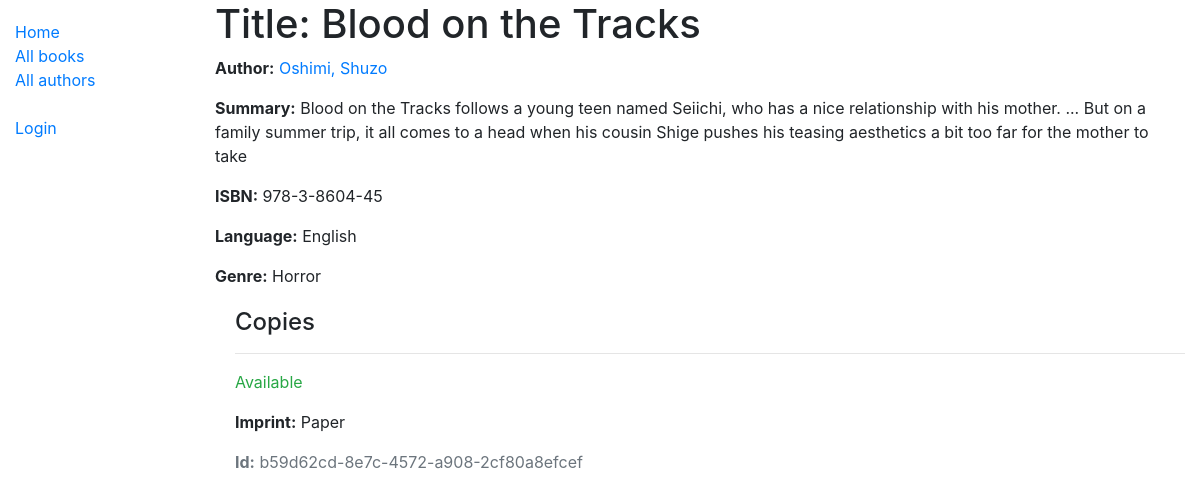
The app's page /catalog/books/1/ with its own data.
### catalog/models.py (models this page shows, shortened)
class Book(models.Model):
    title = models.CharField(max_length=200)
    author = models.ForeignKey('Author', on_delete=models.SET_NULL, null=True)
    summary = models.TextField(max_length=1000, help_text='Enter a brief description of the book')
    isbn = models.CharField('ISBN', max_length=13, unique=True,
                             help_text='13 Character <a href="https://www.isbn-international.org/content/what-isbn">ISBN number</a>')
    genre = models.ManyToManyField(Genre, help_text='Select a genre for this book')
    language = models.ForeignKey('Language', on_delete=models.SET_NULL, null=True)
    class Meta:
        ordering = ['title', 'author']
    def display_genre(self):
        """Creates a string for the Genre. This is required to display genre in Admin."""
        return ', '.join([genre.name for genre in self.genre.all()[:3]])
    display_genre.short_description = 'Genre'

class Author(models.Model):
    first_name = models.CharField(max_length=100)
    last_name = models.CharField(max_length=100)
    date_of_birth = models.DateField(null=True, blank=True)
    date_of_death = models.DateField('Died', null=True, blank=True)
    class Meta:
        ordering = ['last_name', 'first_name']
    def __str__(self):
        return f'{self.last_name}, {self.first_name}'

class Language(models.Model):
    name = models.CharField(max_length=200,
                            help_text="Enter the book's natural language (e.g. English, French, Japanese ect.")
    def __str__(self):
        return self.name

class Genre(models.Model):
    name = models.CharField(max_length=200, help_text='Enter a book genre (e.g. Science Fiction)')
    def __str__(self):
        return self.name

class BookInstance(models.Model):
    id = models.UUIDField(primary_key=True, default=uuid.uuid4, help_text='Unique ID for this particular book across whole library')
    book = models.ForeignKey('Book', on_delete=models.RESTRICT, null=True)
    imprint = models.CharField(max_length=200)
    due_back = models.DateField(null=True, blank=True)
    borrower = models.ForeignKey(User, on_delete=models.SET_NULL, null=True, blank=True)
    LOAN_STATUS = (
        ('m', 'Maintenance'),
        ('o', 'On loan'),
        ('a', 'Available'),
        ('r', 'Reserved'),
    )
    status = models.CharField(
        max_length=1,
        choices=LOAN_STATUS,
        blank=True,
        default='m',
        help_text='Book availability',
    )
    class Meta:
        ordering = ['due_back']
        permissions = (("can_mark_returned", "Set book as returned"),)

### catalog/views.py (the view)
# urls.py: path('books/<int:pk>/', views.BookDetailView.as_view(), name='book-detail'),
class BookDetailView(generic.DetailView):
    model = Book

### catalog/templates/catalog/book_detail.html (shortened to what this page needs)
{% extends "base_generic.html" %}
{% block content %}
  <h1>Title: {{ book.title }}</h1>
  <p><strong>Author:</strong> <a href="">{{ book.author }}</a></p>
  <p><strong>Summary:</strong> {{ book.summary }}</p>
  <p><strong>ISBN:</strong> {{ book.isbn }}</p>
  <p><strong>Language:</strong> {{ book.language }}</p>
  <p><strong>Genre:</strong> {{ book.genre.all|join:", " }}</p>
  <div style="margin-left:20px;margin-top:20px">
    <h4>Copies</h4>
    {% for copy in book.bookinstance_set.all %}
      <hr>
      <p class="{% if copy.status == 'a' %}text-success{% elif copy.status == 'm' %}text-danger{% else %}text-warning{% endif %}">
        {{ copy.get_status_display }}
      </p>
      <p><strong>Imprint:</strong> {{ copy.imprint }}</p>
      <p class="text-muted"><strong>Id:</strong> {{ copy.id }}</p>
    {% endfor %}
  </div>
{% endblock %}

### records on screen
Book: title "Blood on the Tracks", author "Oshimi, Shuzo", summary "Blood on the Tracks follows a young teen named Seiichi, who has a nice relationship with his mother. ... But on a family summer trip, it all comes to a head when his cousin Shige pushes his teasing aesthetics a bit too far for the mother to take", isbn "978-3-8604-45", language "English", genre.all "Horror"
BookInstance: status "Available", imprint "Paper", id "b59d62cd-8e7c-4572-a908-2cf80a8efcef"
